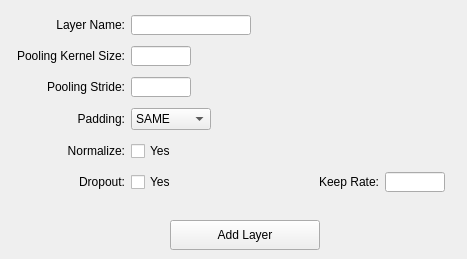
          <widget class="QWidget" name="tabMaxPooling">
           <attribute name="title">
            <string>Max Pooling</string>
           </attribute>
           <widget class="QWidget" name="gridLayoutWidget_3">
            <property name="geometry">
             <rect>
              <x>17</x>
              <y>10</y>
              <width>441</width>
              <height>191</height>
             </rect>
            </property>
            <layout class="QGridLayout" name="gridLayout_3">
             <item row="5" column="2">
              <widget class="QLabel" name="hlpPoolDropout">
               <property name="sizePolicy">
                <sizepolicy hsizetype="Fixed" vsizetype="Preferred">
                 <horstretch>0</horstretch>
                 <verstretch>0</verstretch>
                </sizepolicy>
               </property>
               <property name="text">
                <string/>
               </property>
               <property name="pixmap">
                <pixmap>Icons/help.png</pixmap>
               </property>
              </widget>
             </item>
             <item row="5" column="4">
              <widget class="QLabel" name="lblPoolKeepRate">
               <property name="text">
                <string>Keep Rate:</string>
               </property>
               <property name="alignment">
                <set>Qt::AlignRight|Qt::AlignTrailing|Qt::AlignVCenter</set>
               </property>
              </widget>
             </item>
             <item row="3" column="2">
              <widget class="QLabel" name="hlpPoolPadding">
               <property name="sizePolicy">
                <sizepolicy hsizetype="Fixed" vsizetype="Preferred">
                 <horstretch>0</horstretch>
                 <verstretch>0</verstretch>
                </sizepolicy>
               </property>
               <property name="text">
                <string/>
               </property>
               <property name="pixmap">
                <pixmap>Icons/help.png</pixmap>
               </property>
              </widget>
             </item>
             <item row="3" column="1">
              <widget class="QComboBox" name="cbxPoolPadding">
               <property name="sizePolicy">
                <sizepolicy hsizetype="Fixed" vsizetype="Fixed">
                 <horstretch>0</horstretch>
                 <verstretch>0</verstretch>
                </sizepolicy>
               </property>
               <property name="maximumSize">
                <size>
                 <width>80</width>
                 <height>16777215</height>
                </size>
               </property>
               <item>
                <property name="text">
                 <string>SAME</string>
                </property>
               </item>
               <item>
                <property name="text">
                 <string>VALID</string>
                </property>
               </item>
              </widget>
             </item>
             <item row="3" column="0">
              <widget class="QLabel" name="lblPoolPadding">
               <property name="text">
                <string>Padding:</string>
               </property>
               <property name="alignment">
                <set>Qt::AlignRight|Qt::AlignTrailing|Qt::AlignVCenter</set>
               </property>
              </widget>
             </item>
             <item row="1" column="2">
              <widget class="QLabel" name="hlpPoolKernelSize">
               <property name="sizePolicy">
                <sizepolicy hsizetype="Fixed" vsizetype="Preferred">
                 <horstretch>0</horstretch>
                 <verstretch>0</verstretch>
                </sizepolicy>
               </property>
               <property name="text">
                <string/>
               </property>
               <property name="pixmap">
                <pixmap>Icons/help.png</pixmap>
               </property>
              </widget>
             </item>
             <item row="5" column="0">
              <widget class="QLabel" name="lblPoolDropout">
               <property name="text">
                <string>Dropout:</string>
               </property>
               <property name="alignment">
                <set>Qt::AlignRight|Qt::AlignTrailing|Qt::AlignVCenter</set>
               </property>
              </widget>
             </item>
             <item row="1" column="3">
              <spacer name="horizontalSpacer">
               <property name="orientation">
                <enum>Qt::Horizontal</enum>
               </property>
               <property name="sizeType">
                <enum>QSizePolicy::Fixed</enum>
               </property>
               <property name="sizeHint" stdset="0">
                <size>
                 <width>15</width>
                 <height>20</height>
                </size>
               </property>
              </spacer>
             </item>
             <item row="1" column="1">
              <widget class="QLineEdit" name="txtPoolKernelSize">
               <property name="sizePolicy">
                <sizepolicy hsizetype="Fixed" vsizetype="Fixed">
                 <horstretch>0</horstretch>
                 <verstretch>0</verstretch>
                </sizepolicy>
               </property>
               <property name="minimumSize">
                <size>
                 <width>60</width>
                 <height>20</height>
                </size>
               </property>
               <property name="maximumSize">
                <size>
                 <width>60</width>
                 <height>20</height>
                </size>
               </property>
              </widget>
             </item>
             <item row="4" column="0">
              <widget class="QLabel" name="lblPoolNorm">
               <property name="enabled">
                <bool>true</bool>
               </property>
               <property name="text">
                <string>Normalize:</string>
               </property>
               <property name="alignment">
                <set>Qt::AlignRight|Qt::AlignTrailing|Qt::AlignVCenter</set>
               </property>
              </widget>
             </item>
             <item row="2" column="0">
              <widget class="QLabel" name="lblPoolStride">
               <property name="text">
                <string>Pooling Stride:</string>
               </property>
               <property name="alignment">
                <set>Qt::AlignRight|Qt::AlignTrailing|Qt::AlignVCenter</set>
               </property>
              </widget>
             </item>
             <item row="1" column="0">
              <widget class="QLabel" name="lblPoolKernelSize">
               <property name="text">
                <string>Pooling Kernel Size:</string>
               </property>
               <property name="alignment">
                <set>Qt::AlignRight|Qt::AlignTrailing|Qt::AlignVCenter</set>
               </property>
              </widget>
             </item>
             <item row="2" column="1">
              <widget class="QLineEdit" name="txtPoolStride">
               <property name="sizePolicy">
                <sizepolicy hsizetype="Fixed" vsizetype="Fixed">
                 <horstretch>0</horstretch>
                 <verstretch>0</verstretch>
                </sizepolicy>
               </property>
               <property name="minimumSize">
                <size>
                 <width>60</width>
                 <height>20</height>
                </size>
               </property>
               <property name="maximumSize">
                <size>
                 <width>60</width>
                 <height>20</height>
                </size>
               </property>
              </widget>
             </item>
             <item row="4" column="2">
              <widget class="QLabel" name="hlpPoolNorm">
               <property name="sizePolicy">
                <sizepolicy hsizetype="Fixed" vsizetype="Preferred">
                 <horstretch>0</horstretch>
                 <verstretch>0</verstretch>
                </sizepolicy>
               </property>
               <property name="text">
                <string/>
               </property>
               <property name="pixmap">
                <pixmap>Icons/help.png</pixmap>
               </property>
              </widget>
             </item>
             <item row="2" column="2">
              <widget class="QLabel" name="hlpPoolStride">
               <property name="sizePolicy">
                <sizepolicy hsizetype="Fixed" vsizetype="Preferred">
                 <horstretch>0</horstretch>
                 <verstretch>0</verstretch>
                </sizepolicy>
               </property>
               <property name="text">
                <string/>
               </property>
               <property name="pixmap">
                <pixmap>Icons/help.png</pixmap>
               </property>
              </widget>
             </item>
             <item row="4" column="1">
              <widget class="QCheckBox" name="chkPoolNorm">
               <property name="text">
                <string>Yes</string>
               </property>
              </widget>
             </item>
             <item row="5" column="1">
              <widget class="QCheckBox" name="chkPoolDropout">
               <property name="text">
                <string>Yes</string>
               </property>
              </widget>
             </item>
             <item row="5" column="6">
              <widget class="QLabel" name="hlpPoolKeepRate">
               <property name="sizePolicy">
                <sizepolicy hsizetype="Fixed" vsizetype="Preferred">
                 <horstretch>0</horstretch>
                 <verstretch>0</verstretch>
                </sizepolicy>
               </property>
               <property name="text">
                <string/>
               </property>
               <property name="pixmap">
                <pixmap>Icons/help.png</pixmap>
               </property>
              </widget>
             </item>
             <item row="5" column="5">
              <widget class="QLineEdit" name="txtPoolKeepRate">
               <property name="sizePolicy">
                <sizepolicy hsizetype="Fixed" vsizetype="Fixed">
                 <horstretch>0</horstretch>
                 <verstretch>0</verstretch>
                </sizepolicy>
               </property>
               <property name="minimumSize">
                <size>
                 <width>60</width>
                 <height>20</height>
                </size>
               </property>
               <property name="maximumSize">
                <size>
                 <width>60</width>
                 <height>20</height>
                </size>
               </property>
              </widget>
             </item>
             <item row="0" column="0">
              <widget class="QLabel" name="lblPoolName">
               <property name="text">
                <string>Layer Name:</string>
               </property>
               <property name="alignment">
                <set>Qt::AlignRight|Qt::AlignTrailing|Qt::AlignVCenter</set>
               </property>
              </widget>
             </item>
             <item row="0" column="1">
              <widget class="QLineEdit" name="txtPoolName">
               <property name="minimumSize">
                <size>
                 <width>120</width>
                 <height>20</height>
                </size>
               </property>
               <property name="maximumSize">
                <size>
                 <width>120</width>
                 <height>20</height>
                </size>
               </property>
              </widget>
             </item>
            </layout>
           </widget>
           <widget class="QPushButton" name="btnAddMaxPool">
            <property name="geometry">
             <rect>
              <x>170</x>
              <y>220</y>
              <width>150</width>
              <height>30</height>
             </rect>
            </property>
            <property name="minimumSize">
             <size>
              <width>150</width>
              <height>30</height>
             </size>
            </property>
            <property name="maximumSize">
             <size>
              <width>150</width>
              <height>30</height>
             </size>
            </property>
            <property name="text">
             <string>Add Layer</string>
            </property>
           </widget>
          </widget>
